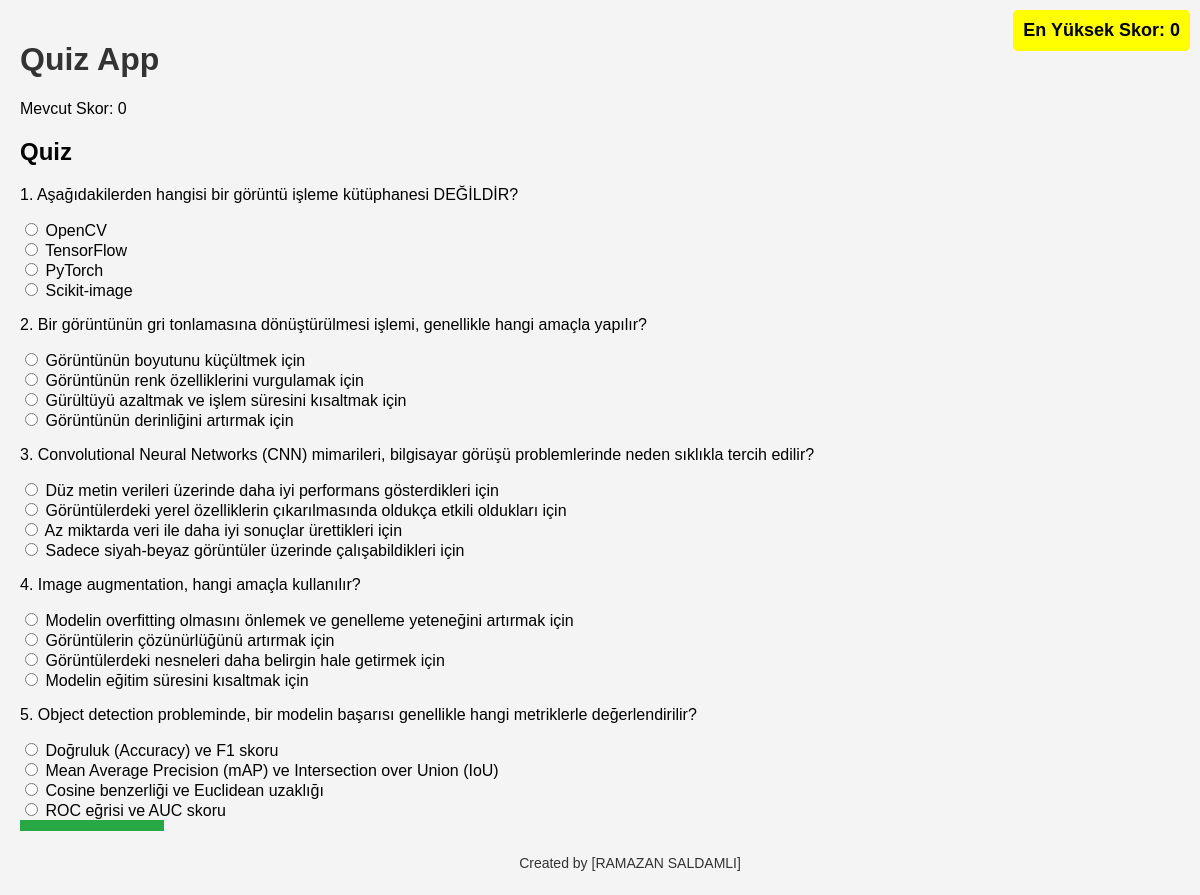
The page /quiz on the database its author committed.
### app.py (models this page shows)
class Question(db.Model):
    id = db.Column(db.Integer, primary_key=True)
    question = db.Column(db.String(255), nullable=False)
    option1 = db.Column(db.String(100), nullable=False)
    option2 = db.Column(db.String(100), nullable=False)
    option3 = db.Column(db.String(100), nullable=False)
    option4 = db.Column(db.String(100), nullable=False)
    answer = db.Column(db.String(100), nullable=False)

### app.py (the view)
@app.route('/quiz')
def quiz():
    questions = Question.query.all()
    return render_template('quiz.html', questions=questions, enumerate=enumerate)

### templates/quiz.html
{% extends 'base.html' %}
{% block content %}
    <h2>Quiz</h2>
    <form method="post" action="{{ url_for('result') }}">
        {% for i, question in enumerate(questions) %}
            <div>
                <p>{{ i + 1 }}. {{ question.question }}</p>
                {% for option in [question.option1, question.option2, question.option3, question.option4] %}
                    <label>
                        <input type="radio" name="question-{{ i }}" value="{{ option }}" required> {{ option }}
                    </label><br>
                {% endfor %}
            </div>
        {% endfor %}
        <button type="submit">Sonuçları Gönder</button>
    </form>
{% endblock %}

### templates/base.html (shortened to what this page needs)
<!DOCTYPE html>
<html lang="en">
<head>
    <link rel="stylesheet" href="{{ url_for('static', filename='style.css') }}">
</head>
<body>
    <div class="header">
        <h1>Quiz App</h1>
        <div>
            Mevcut Skor: {{ session.get('score', 0) }}
        </div>
    </div>
    <div class="highscore">
        En Yüksek Skor: {{ session.get('highscore', 0) }}
    </div>
    <div class="content">
        {% block content %}{% endblock %}
    </div>
    <footer>
        <p>Created by <a href="{{ url_for('about') }}">[RAMAZAN SALDAMLI]</a></p>
    </footer>
</body>
</html>

### static/style.css (style rules this page uses)
body { font-family: Arial, sans-serif; margin: 0; padding: 20px; background-color: #f4f4f4; }
h1 { color: #333; }
footer { position: fixed; bottom: 0; width: 100%; text-align: center; padding: 10px; background-color: #f4f4f4; color: #333; font-size: 14px; }
footer a { color: #333; text-decoration: none; }
form { margin: 20px 0; }
button { padding: 10px 20px; background-color: #28a745; color: white; border: none; cursor: pointer; }
.highscore { position: absolute; top: 10px; right: 10px; background-color: yellow; padding: 10px; border-radius: 5px; z-index: 1000; font-size: 18px; font-weight: bold; }

### rows shown on the page
Question: i+1 "1", question "Aşağıdakilerden hangisi bir görüntü işleme kütüphanesi DEĞİLDİR?", option1 "OpenCV", option2 "TensorFlow", option3 "PyTorch", option4 "Scikit-image"
Question: i+1 "2", question "Bir görüntünün gri tonlamasına dönüştürülmesi işlemi, genellikle hangi amaçla yapılır?", option1 "Görüntünün boyutunu küçültmek için", option2 "Görüntünün renk özelliklerini vurgulamak için", option3 "Gürültüyü azaltmak ve işlem süresini kısaltmak için", option4 "Görüntünün derinliğini artırmak için"
Question: i+1 "3", question "Convolutional Neural Networks (CNN) mimarileri, bilgisayar görüşü problemlerinde neden sıklıkla tercih edilir?", option1 "Düz metin verileri üzerinde daha iyi performans gösterdikleri için", option2 "Görüntülerdeki yerel özelliklerin çıkarılmasında oldukça etkili oldukları için", option3 "Az miktarda veri ile daha iyi sonuçlar ürettikleri için", option4 "Sadece siyah-beyaz görüntüler üzerinde çalışabildikleri için"
Question: i+1 "4", question "Image augmentation, hangi amaçla kullanılır?", option1 "Modelin overfitting olmasını önlemek ve genelleme yeteneğini artırmak için", option2 "Görüntülerin çözünürlüğünü artırmak için", option3 "Görüntülerdeki nesneleri daha belirgin hale getirmek için", option4 "Modelin eğitim süresini kısaltmak için"
Question: i+1 "5", question "Object detection probleminde, bir modelin başarısı genellikle hangi metriklerle değerlendirilir?", option1 "Doğruluk (Accuracy) ve F1 skoru", option2 "Mean Average Precision (mAP) ve Intersection over Union (IoU)", option3 "Cosine benzerliği ve Euclidean uzaklığı", option4 "ROC eğrisi ve AUC skoru"

### other values the page prints
{{ session.get('score', 0) }} "0"
{{ session.get('highscore', 0) }} "0"
